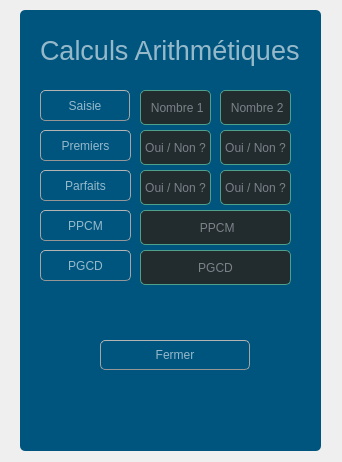
<?xml version="1.0" encoding="UTF-8"?>
<ui version="4.0">
 <class>MainWindow</class>
 <widget class="QMainWindow" name="MainWindow">
  <property name="geometry">
   <rect>
    <x>0</x>
    <y>0</y>
    <width>342</width>
    <height>462</height>
   </rect>
  </property>
  <property name="windowTitle">
   <string>Calcul Arithmétique</string>
  </property>
  <property name="styleSheet">
   <string notr="true">
QCheckBox {
	padding:2px;
}
QCheckBox:hover {
	border-radius:4px;
	border-style:solid;
	border-width:1px;
	padding-left: 1px;
	padding-right: 1px;
	padding-bottom: 1px;
	padding-top: 1px;
	border-color: rgb(255,150,60);
	background-color:qlineargradient(spread:pad, x1:0.5, y1:1, x2:0.5, y2:0, stop:0 rgba(190, 90, 50, 50), stop:1 rgba(250, 130, 40, 50));
}
QCheckBox::indicator:checked {
	border-radius:4px;
	border-style:solid;
	border-width:1px;
	border-color: rgb(246, 134, 86);
  	background-color:rgb(246, 134, 86)
}
QCheckBox::indicator:unchecked {
	border-radius:4px;
	border-style:solid;
	border-width:1px;
	border-color:rgb(246, 134, 86);
  	background-color:rgb(255,255,255);
}
QColorDialog {
	background-color:#f0f0f0;
}
QComboBox {
	color:rgb(81,72,65);
	background: #ffffff;
}
QComboBox:editable {
	background: #ffffff;
	color: rgb(81,72,65);
	selection-color:rgb(81,72,65);
	selection-background-color: #ffffff;
}
QComboBox QAbstractItemView {
	color:rgb(81,72,65);	
	background: #ffffff;
	selection-color: #ffffff;
	selection-background-color: rgb(246, 134, 86);
}
QComboBox:!editable:on, QComboBox::drop-down:editable:on {
	color:  #1e1d23;	
	background: #ffffff;
}
QDateTimeEdit {
	color:rgb(81,72,65);
	background-color: #ffffff;
}
QDateEdit {
	color:rgb(81,72,65);
	background-color: #ffffff;
}
QDialog {
	background-color:#f0f0f0;
}
QDoubleSpinBox {
	color:rgb(81,72,65);
	background-color: #ffffff;
}
QFontComboBox {
	color:rgb(81,72,65);
	background-color: #ffffff;
}
QLabel {
	color:rgb(17,17,17);
}
QLineEdit {
	background-color:rgb(255,255,255);
	selection-background-color:rgb(236,116,64);
	color:rgb(17,17,17);
}
QMenuBar {
	color:rgb(223,219,210);
	background-color:rgb(65,64,59);
}
QMenuBar::item {
	padding-top:4px;
	padding-left:4px;
	padding-right:4px;
	color:rgb(223,219,210);
	background-color:rgb(65,64,59);
}
QMenuBar::item:selected {
	color:rgb(255,255,255);
	padding-top:2px;
	padding-left:2px;
	padding-right:2px;
	border-top-width:2px;
	border-left-width:2px;
	border-right-width:2px;
	border-top-right-radius:4px;
	border-top-left-radius:4px;
	border-style:solid;
	background-color:rgb(65,64,59);
	border-top-color: rgb(47,47,44);
	border-right-color: qlineargradient(spread:pad, x1:0, y1:1, x2:1, y2:0, stop:0 rgba(90, 87, 78, 255), stop:1 rgba(47,47,44, 255));
	border-left-color:  qlineargradient(spread:pad, x1:1, y1:0, x2:0, y2:0, stop:0 rgba(90, 87, 78, 255), stop:1 rgba(47,47,44, 255));
}
QMenu {
	color:rgb(223,219,210);
	background-color:rgb(65,64,59);
}
QMenu::item {
	color:rgb(223,219,210);
	padding-left:20px;
	padding-top:4px;
	padding-bottom:4px;
	padding-right:10px;
}
QMenu::item:selected {
	color:rgb(255,255,255);
	background-color: qlineargradient(spread:pad, x1:0.5, y1:1, x2:0.5, y2:0, stop:0 rgba(225, 108, 54, 255), stop:1 rgba(246, 134, 86, 255));
	border-style:solid;
	border-width:3px;
	padding-left:17px;
	padding-top:4px;
	padding-bottom:4px;
	padding-right:7px;
	border-bottom-color:qlineargradient(spread:pad, x1:0.5, y1:1, x2:0.5, y2:0, stop:0 rgba(175,85,48,255), stop:1 rgba(236,114,67, 255));
	border-top-color:qlineargradient(spread:pad, x1:0.5, y1:1, x2:0.5, y2:0, stop:0 rgba(253,156,113,255), stop:1 rgba(205,90,46, 255));
	border-right-color:qlineargradient(spread:pad, x1:0, y1:0.5, x2:1, y2:0.5, stop:0 rgba(253,156,113,255), stop:1 rgba(205,90,46, 255));
	border-left-color:qlineargradient(spread:pad, x1:1, y1:0.5, x2:0, y2:0.5, stop:0 rgba(253,156,113,255), stop:1 rgba(205,90,46, 255));
}
QPlainTextEdit {
	border-width: 1px;
	border-style: solid;
	border-color:transparent;
	color:rgb(17,17,17);
	selection-background-color:rgb(236,116,64);
}
QProgressBar {
	text-align: center;
	color: rgb(0, 0, 0);
	border-width: 1px; 
	border-radius: 10px;
	border-style: inset;
	border-color: rgb(150,150,150);
	background-color:rgb(221,221,219);
}
QProgressBar::chunk:horizontal {
	background-color: qlineargradient(spread:pad, x1:0.5, y1:1, x2:0.5, y2:0, stop:0 rgba(225, 108, 54, 255), stop:1 rgba(246, 134, 86, 255));
	border-style: solid;
	border-radius:8px;
	border-width:1px;
	border-bottom-color:qlineargradient(spread:pad, x1:0.5, y1:1, x2:0.5, y2:0, stop:0 rgba(175,85,48,255), stop:1 rgba(236,114,67, 255));
	border-top-color:qlineargradient(spread:pad, x1:0.5, y1:1, x2:0.5, y2:0, stop:0 rgba(253,156,113,255), stop:1 rgba(205,90,46, 255));
	border-right-color:qlineargradient(spread:pad, x1:0, y1:0.5, x2:1, y2:0.5, stop:0 rgba(253,156,113,255), stop:1 rgba(205,90,46, 255));
	border-left-color:qlineargradient(spread:pad, x1:1, y1:0.5, x2:0, y2:0.5, stop:0 rgba(253,156,113,255), stop:1 rgba(205,90,46, 255));
}
QPushButton{
	color:rgb(17,17,17);
	border-width: 1px;
	border-radius: 6px;
	border-bottom-color: rgb(150,150,150);
	border-right-color: rgb(165,165,165);
	border-left-color: rgb(165,165,165);
	border-top-color: rgb(180,180,180);
	border-style: solid;
	padding: 4px;
	background-color: qlineargradient(spread:pad, x1:0.5, y1:1, x2:0.5, y2:0, stop:0 rgba(220, 220, 220, 255), stop:1 rgba(255, 255, 255, 255));
}
QPushButton:hover{
	color:rgb(17,17,17);
	border-width: 1px;
	border-radius:6px;
	border-top-color: rgb(255,150,60);
	border-right-color: qlineargradient(spread:pad, x1:0, y1:1, x2:1, y2:0, stop:0 rgba(200, 70, 20, 255), stop:1 rgba(255,150,60, 255));
	border-left-color:  qlineargradient(spread:pad, x1:1, y1:0, x2:0, y2:0, stop:0 rgba(200, 70, 20, 255), stop:1 rgba(255,150,60, 255));
	border-bottom-color: rgb(200,70,20);
	border-style: solid;
	padding: 2px;
	background-color: qlineargradient(spread:pad, x1:0.5, y1:1, x2:0.5, y2:0, stop:0 rgba(220, 220, 220, 255), stop:1 rgba(255, 255, 255, 255));
}
QPushButton:default{
	color:rgb(17,17,17);
	border-width: 1px;
	border-radius:6px;
	border-top-color: rgb(255,150,60);
	border-right-color: qlineargradient(spread:pad, x1:0, y1:1, x2:1, y2:0, stop:0 rgba(200, 70, 20, 255), stop:1 rgba(255,150,60, 255));
	border-left-color:  qlineargradient(spread:pad, x1:1, y1:0, x2:0, y2:0, stop:0 rgba(200, 70, 20, 255), stop:1 rgba(255,150,60, 255));
	border-bottom-color: rgb(200,70,20);
	border-style: solid;
	padding: 2px;
	background-color: qlineargradient(spread:pad, x1:0.5, y1:1, x2:0.5, y2:0, stop:0 rgba(220, 220, 220, 255), stop:1 rgba(255, 255, 255, 255));
}
QPushButton:pressed{
	color:rgb(17,17,17);
	border-width: 1px;
	border-radius: 6px;
	border-width: 1px;
	border-top-color: rgba(255,150,60,200);
	border-right-color: qlineargradient(spread:pad, x1:0, y1:1, x2:1, y2:0, stop:0 rgba(200, 70, 20, 255), stop:1 rgba(255,150,60, 200));
	border-left-color:  qlineargradient(spread:pad, x1:1, y1:0, x2:0, y2:0, stop:0 rgba(200, 70, 20, 255), stop:1 rgba(255,150,60, 200));
	border-bottom-color: rgba(200,70,20,200);
	border-style: solid;
	padding: 2px;
	background-color: qlineargradient(spread:pad, x1:0.5, y1:0, x2:0.5, y2:1, stop:0 rgba(220, 220, 220, 255), stop:1 rgba(255, 255, 255, 255));
}
QPushButton:disabled{
	color:rgb(174,167,159);
	border-width: 1px;
	border-radius: 6px;
	background-color: qlineargradient(spread:pad, x1:0.5, y1:1, x2:0.5, y2:0, stop:0 rgba(200, 200, 200, 255), stop:1 rgba(230, 230, 230, 255));
}
QRadioButton {
	padding: 1px;
}
QRadioButton::indicator:checked {
	height: 10px;
	width: 10px;
	border-style:solid;
	border-radius:5px;
	border-width: 1px;
	border-color: rgba(246, 134, 86, 255);
	color: #a9b7c6;
	background-color:rgba(246, 134, 86, 255);
}
QRadioButton::indicator:!checked {
	height: 10px;
	width: 10px;
	border-style:solid;
	border-radius:5px;
	border-width: 1px;
	border-color: rgb(246, 134, 86);
	color: #a9b7c6;
	background-color: transparent;
}
QScrollArea {
	color: #FFFFFF;
	background-color:#f0f0f0;
}
QSlider::groove {
	border-style: solid;
	border-width: 1px;
	border-color: rgb(207,207,207);
}
QSlider::groove:horizontal {
	height: 5px;
	background: rgb(246, 134, 86);
}
QSlider::groove:vertical {
	width: 5px;
	background: rgb(246, 134, 86);
}
QSlider::handle:horizontal {
	background: rgb(253,253,253);
	border-style: solid;
	border-width: 1px;
	border-color: rgb(207,207,207);
	width: 12px;
	margin: -5px 0;
	border-radius: 7px;
}
QSlider::handle:vertical {
	background: rgb(253,253,253);
	border-style: solid;
	border-width: 1px;
	border-color: rgb(207,207,207);
	height: 12px;
	margin: 0 -5px;
	border-radius: 7px;
}
QSlider::add-page:horizontal {
 	background: white;
}
QSlider::add-page:vertical {
	background: white;
}
QSlider::sub-page:horizontal {
	background: rgb(246, 134, 86);
}
QSlider::sub-page:vertical {
  	background: rgb(246, 134, 86);
}
QStatusBar {
	color:rgb(81,72,65);
}
QSpinBox {
	color:rgb(81,72,65);
	background-color: #ffffff;
}
QScrollBar:horizontal {
	max-height: 20px;
	border: 1px transparent grey;
	margin: 0px 20px 0px 20px;
}
QScrollBar::handle:horizontal {
	background: rgb(253,253,253);
	border-style: solid;
	border-width: 1px;
	border-color: rgb(207,207,207);
	border-radius: 7px;
	min-width: 25px;
}
QScrollBar::handle:horizontal:hover {
	background: rgb(253,253,253);
	border-style: solid;
	border-width: 1px;
	border-color: rgb(255,150,60);
	border-radius: 7px;
	min-width: 25px;
}
QScrollBar::add-line:horizontal {
  	border: 1px solid;
  	border-color: rgb(207,207,207);
  	border-top-right-radius: 7px;
  	border-top-left-radius: 7px;
  	border-bottom-right-radius: 7px;
  	background: rgb(255, 255, 255);
  	width: 20px;
  	subcontrol-position: right;
  	subcontrol-origin: margin;
}
QScrollBar::add-line:horizontal:hover {
  	border: 1px solid;
  	border-top-right-radius: 7px;
  	border-top-left-radius: 7px;
  	border-bottom-right-radius: 7px;
  	border-color: rgb(255,150,60);
  	background: rgb(255, 255, 255);
  	width: 20px;
  	subcontrol-position: right;
  	subcontrol-origin: margin;
}
QScrollBar::add-line:horizontal:pressed {
  	border: 1px solid grey;
  	border-top-left-radius: 7px;
  	border-top-right-radius: 7px;
  	border-bottom-right-radius: 7px;
  	background: rgb(231,231,231);
  	width: 20px;
  	subcontrol-position: right;
  	subcontrol-origin: margin;
}
QScrollBar::sub-line:horizontal {
  	border: 1px solid;
  	border-color: rgb(207,207,207);
  	border-top-right-radius: 7px;
  	border-top-left-radius: 7px;
  	border-bottom-left-radius: 7px;
  	background: rgb(255, 255, 255);
  	width: 20px;
  	subcontrol-position: left;
  	subcontrol-origin: margin;
}
QScrollBar::sub-line:horizontal:hover {
  	border: 1px solid;
  	border-color: rgb(255,150,60);
  	border-top-right-radius: 7px;
  	border-top-left-radius: 7px;
  	border-bottom-left-radius: 7px;
  	background: rgb(255, 255, 255);
  	width: 20px;
  	subcontrol-position: left;
  	subcontrol-origin: margin;
}
QScrollBar::sub-line:horizontal:pressed {
  	border: 1px solid grey;
  	border-top-right-radius: 7px;
  	border-top-left-radius: 7px;
  	border-bottom-left-radius: 7px;
  	background: rgb(231,231,231);
  	width: 20px;
  	subcontrol-position: left;
  	subcontrol-origin: margin;
}
QScrollBar::left-arrow:horizontal {
  	border: 1px transparent grey;
  	border-top-left-radius: 3px;
  	border-bottom-left-radius: 3px;
  	width: 6px;
  	height: 6px;
  	background: rgb(230,230,230);
}
QScrollBar::right-arrow:horizontal {
	border: 1px transparent grey;
	border-top-right-radius: 3px;
	border-bottom-right-radius: 3px;
  	width: 6px;
  	height: 6px;
 	background: rgb(230,230,230);
}
QScrollBar::add-page:horizontal, QScrollBar::sub-page:horizontal {
 	background: none;
} 
QScrollBar:vertical {
	max-width: 20px;
	border: 1px transparent grey;
	margin: 20px 0px 20px 0px;
}
QScrollBar::add-line:vertical {
	border: 1px solid;
	border-color: rgb(207,207,207);
	border-bottom-right-radius: 7px;
	border-bottom-left-radius: 7px;
	border-top-left-radius: 7px;
	background: rgb(255, 255, 255);
  	height: 20px;
  	subcontrol-position: bottom;
  	subcontrol-origin: margin;
}
QScrollBar::add-line:vertical:hover {
  	border: 1px solid;
  	border-color: rgb(255,150,60);
  	border-bottom-right-radius: 7px;
  	border-bottom-left-radius: 7px;
  	border-top-left-radius: 7px;
  	background: rgb(255, 255, 255);
  	height: 20px;
  	subcontrol-position: bottom;
  	subcontrol-origin: margin;
}
QScrollBar::add-line:vertical:pressed {
  	border: 1px solid grey;
  	border-bottom-left-radius: 7px;
  	border-bottom-right-radius: 7px;
  	border-top-left-radius: 7px;
  	background: rgb(231,231,231);
  	height: 20px;
  	subcontrol-position: bottom;
  	subcontrol-origin: margin;
}
QScrollBar::sub-line:vertical {
  	border: 1px solid;
  	border-color: rgb(207,207,207);
  	border-top-right-radius: 7px;
  	border-top-left-radius: 7px;
  	border-bottom-left-radius: 7px;
  	background: rgb(255, 255, 255);
  	height: 20px;
  	subcontrol-position: top;
  	subcontrol-origin: margin;
}
QScrollBar::sub-line:vertical:hover {
  	border: 1px solid;
  	border-color: rgb(255,150,60);
  	border-top-right-radius: 7px;
  	border-top-left-radius: 7px;
  	border-bottom-left-radius: 7px;
	background: rgb(255, 255, 255);
  	height: 20px;
  	subcontrol-position: top;
  	subcontrol-origin: margin;
}
QScrollBar::sub-line:vertical:pressed {
  	border: 1px solid grey;
  	border-top-left-radius: 7px;
  	border-top-right-radius: 7px;
  	background: rgb(231,231,231);
 	height: 20px;
  	subcontrol-position: top;
  	subcontrol-origin: margin;
}
QScrollBar::handle:vertical {
	background: rgb(253,253,253);
	border-style: solid;
	border-width: 1px;
	border-color: rgb(207,207,207);
	border-radius: 7px;
	min-height: 25px;
}
QScrollBar::handle:vertical:hover {
	background: rgb(253,253,253);
	border-style: solid;
	border-width: 1px;
	border-color: rgb(255,150,60);
	border-radius: 7px;
	min-height: 25px;
}
QScrollBar::up-arrow:vertical {
	border: 1px transparent grey;
  	border-top-left-radius: 3px;
	border-top-right-radius: 3px;
  	width: 6px;
  	height: 6px;
  	background: rgb(230,230,230);
}
QScrollBar::down-arrow:vertical {
  	border: 1px transparent grey;
  	border-bottom-left-radius: 3px;
  	border-bottom-right-radius: 3px;
  	width: 6px;
  	height: 6px;
  	background: rgb(230,230,230);
}
QScrollBar::add-page:vertical, QScrollBar::sub-page:vertical {
  	background: none;
}
QTabWidget {
	color:rgb(0,0,0);
	background-color:rgb(247,246,246);
}
QTabWidget::pane {
	border-color: rgb(180,180,180);
	background-color:rgb(247,246,246);
	border-style: solid;
	border-width: 1px;
  	border-radius: 6px;
}
QTabBar::tab {
	padding-left:4px;
	padding-right:4px;
	padding-bottom:2px;
	padding-top:2px;
	color:rgb(81,72,65);
  	background-color: qlineargradient(spread:pad, x1:0.5, y1:1, x2:0.5, y2:0, stop:0 rgba(221,218,217,255), stop:1 rgba(240,239,238,255));
	border-style: solid;
	border-width: 1px;
  	border-top-right-radius:4px;
	border-top-left-radius:4px;
	border-top-color: rgb(180,180,180);
	border-left-color: rgb(180,180,180);
	border-right-color: rgb(180,180,180);
	border-bottom-color: transparent;
}
QTabBar::tab:selected, QTabBar::tab:last:selected, QTabBar::tab:hover {
  	background-color:rgb(247,246,246);
  	margin-left: 0px;
  	margin-right: 1px;
}
QTabBar::tab:!selected {
	margin-top: 1px;
	margin-right: 1px;
}
QTextEdit {
	border-width: 1px;
	border-style: solid;
	border-color:transparent;
	color:rgb(17,17,17);
	selection-background-color:rgb(236,116,64);
}
QTimeEdit {
	color:rgb(81,72,65);
	background-color: #ffffff;
}
QToolBox {
	color:rgb(81,72,65);
	background-color: #ffffff;
}
QToolBox::tab {
	color:rgb(81,72,65);
	background-color: #ffffff;
}
QToolBox::tab:selected {
	color:rgb(81,72,65);
	background-color: #ffffff;
}</string>
  </property>
  <property name="animated">
   <bool>false</bool>
  </property>
  <property name="tabShape">
   <enum>QTabWidget::Triangular</enum>
  </property>
  <widget class="QWidget" name="centralwidget">
   <widget class="QWidget" name="widget" native="true">
    <property name="geometry">
     <rect>
      <x>20</x>
      <y>10</y>
      <width>301</width>
      <height>441</height>
     </rect>
    </property>
    <property name="styleSheet">
     <string notr="true">background-color: rgb(0, 85, 127);
border-radius:5px</string>
    </property>
    <widget class="QPushButton" name="pushButton">
     <property name="geometry">
      <rect>
       <x>20</x>
       <y>80</y>
       <width>90</width>
       <height>31</height>
      </rect>
     </property>
     <property name="styleSheet">
      <string notr="true">font: 75 10pt &quot;MS Shell Dlg 2&quot;;
color:rgba(255,255,255,150)</string>
     </property>
     <property name="text">
      <string>Saisie</string>
     </property>
    </widget>
    <widget class="QPushButton" name="pushButton_2">
     <property name="geometry">
      <rect>
       <x>80</x>
       <y>330</y>
       <width>150</width>
       <height>30</height>
      </rect>
     </property>
     <property name="styleSheet">
      <string notr="true">font: 75 10pt &quot;MS Shell Dlg 2&quot;;
color:rgba(255,255,255,150)</string>
     </property>
     <property name="text">
      <string>Fermer</string>
     </property>
    </widget>
    <widget class="QLineEdit" name="lineEdit">
     <property name="geometry">
      <rect>
       <x>120</x>
       <y>80</y>
       <width>71</width>
       <height>35</height>
      </rect>
     </property>
     <property name="styleSheet">
      <string notr="true">
QLineEdit {
	border-width: 1px;
	border-style: solid;
	border-color: #4fa08b;
	background-color: #222b2e;
	color: #d3dae3;
}
</string>
     </property>
     <property name="text">
      <string/>
     </property>
     <property name="alignment">
      <set>Qt::AlignCenter</set>
     </property>
     <property name="readOnly">
      <bool>true</bool>
     </property>
     <property name="placeholderText">
      <string notr="true"> Nombre 1</string>
     </property>
    </widget>
    <widget class="QLineEdit" name="lineEdit_2">
     <property name="geometry">
      <rect>
       <x>200</x>
       <y>80</y>
       <width>71</width>
       <height>35</height>
      </rect>
     </property>
     <property name="styleSheet">
      <string notr="true">QLineEdit {
	border-width: 1px;
	border-style: solid;
	border-color: #4fa08b;
	background-color: #222b2e;
	color: #d3dae3;
}</string>
     </property>
     <property name="echoMode">
      <enum>QLineEdit::Normal</enum>
     </property>
     <property name="alignment">
      <set>Qt::AlignCenter</set>
     </property>
     <property name="readOnly">
      <bool>true</bool>
     </property>
     <property name="placeholderText">
      <string> Nombre 2</string>
     </property>
    </widget>
    <widget class="QLineEdit" name="lineEdit_4">
     <property name="geometry">
      <rect>
       <x>120</x>
       <y>240</y>
       <width>151</width>
       <height>35</height>
      </rect>
     </property>
     <property name="styleSheet">
      <string notr="true">
QLineEdit {
	border-width: 1px;
	border-style: solid;
	border-color: #4fa08b;
	background-color: #222b2e;
	color: #d3dae3;
}
</string>
     </property>
     <property name="text">
      <string/>
     </property>
     <property name="alignment">
      <set>Qt::AlignCenter</set>
     </property>
     <property name="readOnly">
      <bool>true</bool>
     </property>
     <property name="placeholderText">
      <string notr="true">PGCD</string>
     </property>
    </widget>
    <widget class="QLineEdit" name="lineEdit_3">
     <property name="geometry">
      <rect>
       <x>120</x>
       <y>200</y>
       <width>151</width>
       <height>35</height>
      </rect>
     </property>
     <property name="styleSheet">
      <string notr="true">
QLineEdit {
	border-width: 1px;
	border-style: solid;
	border-color: #4fa08b;
	background-color: #222b2e;
	color: #d3dae3;
}
</string>
     </property>
     <property name="text">
      <string/>
     </property>
     <property name="alignment">
      <set>Qt::AlignCenter</set>
     </property>
     <property name="readOnly">
      <bool>true</bool>
     </property>
     <property name="placeholderText">
      <string notr="true"> PPCM</string>
     </property>
    </widget>
    <widget class="QPushButton" name="pushButton_4">
     <property name="geometry">
      <rect>
       <x>20</x>
       <y>200</y>
       <width>91</width>
       <height>31</height>
      </rect>
     </property>
     <property name="styleSheet">
      <string notr="true">font: 75 10pt &quot;MS Shell Dlg 2&quot;;
color:rgba(255,255,255,150)</string>
     </property>
     <property name="text">
      <string>PPCM</string>
     </property>
    </widget>
    <widget class="QPushButton" name="pushButton_3">
     <property name="geometry">
      <rect>
       <x>20</x>
       <y>240</y>
       <width>91</width>
       <height>31</height>
      </rect>
     </property>
     <property name="styleSheet">
      <string notr="true">font: 75 10pt &quot;MS Shell Dlg 2&quot;;
color:rgba(255,255,255,150)</string>
     </property>
     <property name="text">
      <string>PGCD</string>
     </property>
    </widget>
    <widget class="QLabel" name="label">
     <property name="geometry">
      <rect>
       <x>20</x>
       <y>10</y>
       <width>261</width>
       <height>61</height>
      </rect>
     </property>
     <property name="font">
      <font>
       <family>MS Shell Dlg 2</family>
       <pointsize>20</pointsize>
       <weight>9</weight>
       <italic>false</italic>
       <bold>false</bold>
      </font>
     </property>
     <property name="styleSheet">
      <string notr="true">font: 75 20pt &quot;MS Shell Dlg 2&quot;;
color:rgba(255,255,255,150)</string>
     </property>
     <property name="text">
      <string>Calculs Arithmétiques</string>
     </property>
    </widget>
    <widget class="QLineEdit" name="lineEdit_5">
     <property name="geometry">
      <rect>
       <x>120</x>
       <y>120</y>
       <width>71</width>
       <height>35</height>
      </rect>
     </property>
     <property name="styleSheet">
      <string notr="true">
QLineEdit {
	border-width: 1px;
	border-style: solid;
	border-color: #4fa08b;
	background-color: #222b2e;
	color: #d3dae3;
}
</string>
     </property>
     <property name="text">
      <string/>
     </property>
     <property name="alignment">
      <set>Qt::AlignCenter</set>
     </property>
     <property name="readOnly">
      <bool>true</bool>
     </property>
     <property name="placeholderText">
      <string notr="true">Oui / Non ?</string>
     </property>
    </widget>
    <widget class="QPushButton" name="pushButton_5">
     <property name="geometry">
      <rect>
       <x>20</x>
       <y>120</y>
       <width>91</width>
       <height>31</height>
      </rect>
     </property>
     <property name="styleSheet">
      <string notr="true">font: 75 10pt &quot;MS Shell Dlg 2&quot;;
color:rgba(255,255,255,150)</string>
     </property>
     <property name="text">
      <string>Premiers</string>
     </property>
    </widget>
    <widget class="QLineEdit" name="lineEdit_6">
     <property name="geometry">
      <rect>
       <x>120</x>
       <y>160</y>
       <width>71</width>
       <height>35</height>
      </rect>
     </property>
     <property name="styleSheet">
      <string notr="true">
QLineEdit {
	border-width: 1px;
	border-style: solid;
	border-color: #4fa08b;
	background-color: #222b2e;
	color: #d3dae3;
}
</string>
     </property>
     <property name="text">
      <string/>
     </property>
     <property name="alignment">
      <set>Qt::AlignCenter</set>
     </property>
     <property name="readOnly">
      <bool>true</bool>
     </property>
     <property name="placeholderText">
      <string notr="true">Oui / Non ?</string>
     </property>
    </widget>
    <widget class="QPushButton" name="pushButton_6">
     <property name="geometry">
      <rect>
       <x>20</x>
       <y>160</y>
       <width>91</width>
       <height>31</height>
      </rect>
     </property>
     <property name="styleSheet">
      <string notr="true">font: 75 10pt &quot;MS Shell Dlg 2&quot;;
color:rgba(255,255,255,150)</string>
     </property>
     <property name="text">
      <string>Parfaits</string>
     </property>
    </widget>
    <widget class="QLineEdit" name="lineEdit_7">
     <property name="geometry">
      <rect>
       <x>200</x>
       <y>120</y>
       <width>71</width>
       <height>35</height>
      </rect>
     </property>
     <property name="styleSheet">
      <string notr="true">
QLineEdit {
	border-width: 1px;
	border-style: solid;
	border-color: #4fa08b;
	background-color: #222b2e;
	color: #d3dae3;
}
</string>
     </property>
     <property name="text">
      <string/>
     </property>
     <property name="alignment">
      <set>Qt::AlignCenter</set>
     </property>
     <property name="readOnly">
      <bool>true</bool>
     </property>
     <property name="placeholderText">
      <string notr="true">Oui / Non ?</string>
     </property>
    </widget>
    <widget class="QLineEdit" name="lineEdit_8">
     <property name="geometry">
      <rect>
       <x>200</x>
       <y>160</y>
       <width>71</width>
       <height>35</height>
      </rect>
     </property>
     <property name="styleSheet">
      <string notr="true">
QLineEdit {
	border-width: 1px;
	border-style: solid;
	border-color: #4fa08b;
	background-color: #222b2e;
	color: #d3dae3;
}
</string>
     </property>
     <property name="text">
      <string/>
     </property>
     <property name="alignment">
      <set>Qt::AlignCenter</set>
     </property>
     <property name="readOnly">
      <bool>true</bool>
     </property>
     <property name="placeholderText">
      <string notr="true">Oui / Non ?</string>
     </property>
    </widget>
   </widget>
  </widget>
 </widget>
 <resources/>
 <connections/>
</ui>
